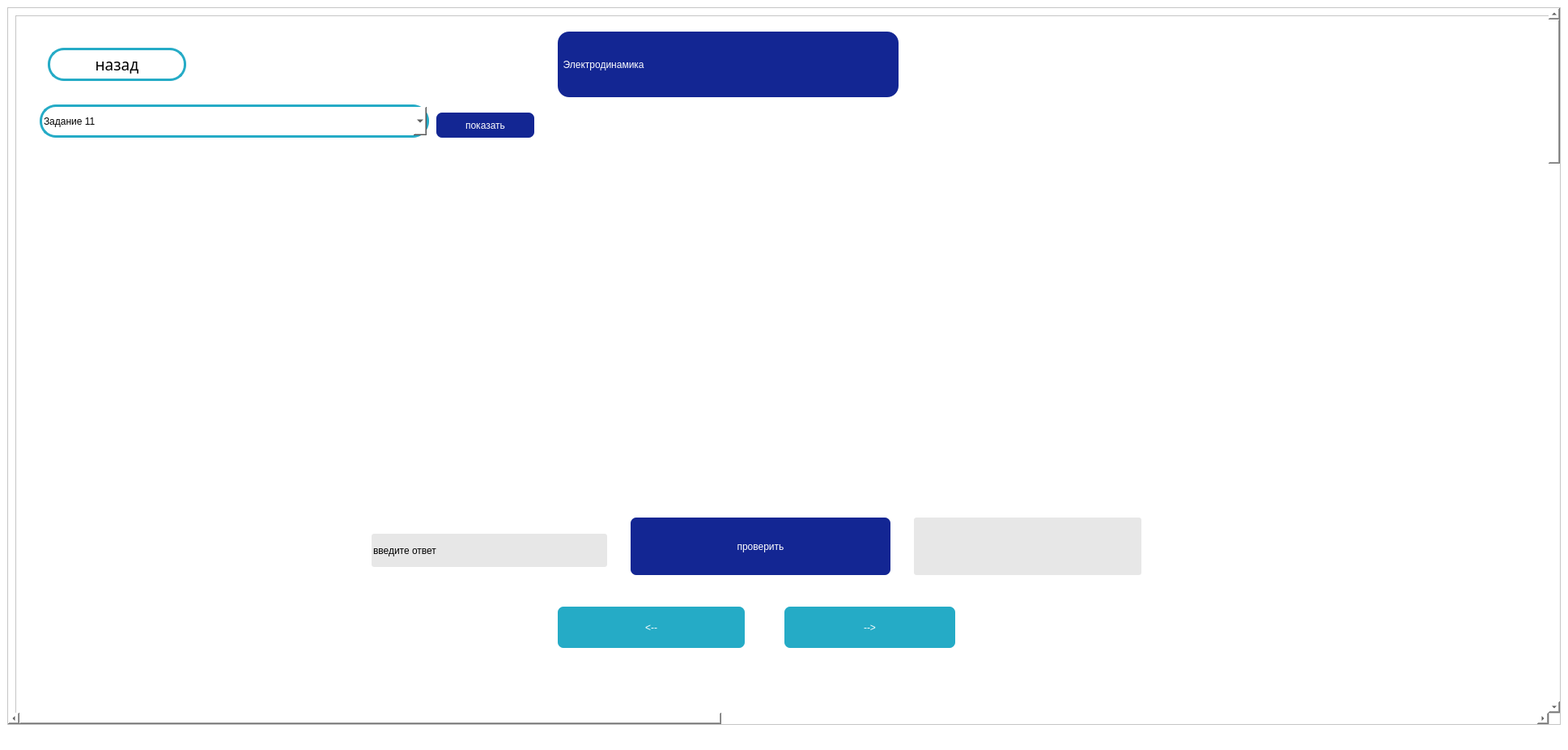
<?xml version="1.0" encoding="UTF-8"?>
<ui version="4.0">
 <class>MainWindow</class>
 <widget class="QMainWindow" name="MainWindow">
  <property name="geometry">
   <rect>
    <x>0</x>
    <y>0</y>
    <width>1937</width>
    <height>926</height>
   </rect>
  </property>
  <property name="windowTitle">
   <string>MainWindow</string>
  </property>
  <property name="styleSheet">
   <string notr="true">background-color: rgb(255, 255, 255);</string>
  </property>
  <widget class="QWidget" name="centralwidget">
   <property name="styleSheet">
    <string notr="true"/>
   </property>
   <layout class="QVBoxLayout" name="verticalLayout">
    <item>
     <widget class="QScrollArea" name="scrollArea">
      <property name="styleSheet">
       <string notr="true">QSCrollBar:vertical{
	boder:none;
	
	background-color: rgb(255, 239, 112);
	width: 14px;
	margin: 15px 0 15px 0;
	boder-radius: 0px;
}
QScrollBar::handle:vertical{
	background-color: rgb(86, 34, 103);
	min-height: 30px;
	border-radius: 7px;
}

QScrollBar::handle:vertical:hoverl{
	
	background-color: rgb(255, 85, 127);
}

QScrollBar::handle:vertical:pressed{
	
	background-color: rgb(55, 115, 255);
}

</string>
      </property>
      <property name="widgetResizable">
       <bool>true</bool>
      </property>
      <widget class="QWidget" name="scrollAreaWidgetContents">
       <property name="geometry">
        <rect>
         <x>0</x>
         <y>-450</y>
         <width>5018</width>
         <height>5018</height>
        </rect>
       </property>
       <layout class="QVBoxLayout" name="verticalLayout_2">
        <item>
         <widget class="QFrame" name="frame">
          <property name="minimumSize">
           <size>
            <width>5000</width>
            <height>5000</height>
           </size>
          </property>
          <property name="styleSheet">
           <string notr="true"/>
          </property>
          <property name="frameShape">
           <enum>QFrame::StyledPanel</enum>
          </property>
          <property name="frameShadow">
           <enum>QFrame::Raised</enum>
          </property>
          <widget class="QLabel" name="logoLabel">
           <property name="geometry">
            <rect>
             <x>250</x>
             <y>30</y>
             <width>281</width>
             <height>51</height>
            </rect>
           </property>
           <property name="text">
            <string/>
           </property>
          </widget>
          <widget class="QPushButton" name="backButton">
           <property name="geometry">
            <rect>
             <x>40</x>
             <y>40</y>
             <width>171</width>
             <height>41</height>
            </rect>
           </property>
           <property name="font">
            <font>
             <family>Sitka Text Semibold</family>
             <pointsize>14</pointsize>
             <weight>7</weight>
             <italic>false</italic>
             <bold>false</bold>
            </font>
           </property>
           <property name="styleSheet">
            <string notr="true">background-color: rgba(255, 255, 255);
color: rgb(0, 0, 0);
font: 63 14pt &quot;Sitka Text Semibold&quot;;
border-radius: 20px;

border-width:3px;
border-style: solid;
border-color: rgb(37, 171, 198);
</string>
           </property>
           <property name="text">
            <string>назад</string>
           </property>
          </widget>
          <widget class="QLabel" name="label">
           <property name="geometry">
            <rect>
             <x>670</x>
             <y>20</y>
             <width>421</width>
             <height>81</height>
            </rect>
           </property>
           <property name="styleSheet">
            <string notr="true">font: 63 30pt &quot;Sitka Text Semibold&quot;;
background-color: rgb(19, 38, 147);
color: rgb(255, 255, 255);
	border-radius: 14px;</string>
           </property>
           <property name="text">
            <string>  Электродинамика</string>
           </property>
          </widget>
          <widget class="QComboBox" name="comboBox">
           <property name="geometry">
            <rect>
             <x>30</x>
             <y>110</y>
             <width>481</width>
             <height>41</height>
            </rect>
           </property>
           <property name="styleSheet">
            <string notr="true">background-color: rgba(255, 255, 255);
color: rgb(0, 0, 0);
font: 63 14pt &quot;Sitka Text Semibold&quot;;
border-radius: 20px;

border-width:3px;
border-style: solid;
border-color: rgb(37, 171, 198);
</string>
           </property>
           <item>
            <property name="text">
             <string>Задание 11</string>
            </property>
           </item>
           <item>
            <property name="text">
             <string>Задание 12</string>
            </property>
           </item>
           <item>
            <property name="text">
             <string>Задание 13</string>
            </property>
           </item>
           <item>
            <property name="text">
             <string>Задание 14</string>
            </property>
           </item>
           <item>
            <property name="text">
             <string>Задание 15</string>
            </property>
           </item>
           <item>
            <property name="text">
             <string>Задание 18</string>
            </property>
           </item>
           <item>
            <property name="text">
             <string>Задание 21</string>
            </property>
           </item>
           <item>
            <property name="text">
             <string>Задание 23</string>
            </property>
           </item>
           <item>
            <property name="text">
             <string>Задание 25</string>
            </property>
           </item>
          </widget>
          <widget class="QPushButton" name="showButton">
           <property name="geometry">
            <rect>
             <x>520</x>
             <y>120</y>
             <width>121</width>
             <height>31</height>
            </rect>
           </property>
           <property name="styleSheet">
            <string notr="true">font: 63 14pt &quot;Sitka Text Semibold&quot;;
background-color: rgb(19, 38, 147);
color: rgb(255, 255, 255);
border-radius: 7px;</string>
           </property>
           <property name="text">
            <string>показать</string>
           </property>
          </widget>
          <widget class="QLabel" name="photoLabel">
           <property name="geometry">
            <rect>
             <x>980</x>
             <y>280</y>
             <width>681</width>
             <height>311</height>
            </rect>
           </property>
           <property name="text">
            <string/>
           </property>
          </widget>
          <widget class="QPushButton" name="returnButton">
           <property name="geometry">
            <rect>
             <x>670</x>
             <y>730</y>
             <width>231</width>
             <height>51</height>
            </rect>
           </property>
           <property name="styleSheet">
            <string notr="true">font: 63 14pt &quot;Sitka Text Semibold&quot;;
background-color: rgb(37, 171, 198);
color: rgb(255, 255, 255);
border-radius: 7px;</string>
           </property>
           <property name="text">
            <string>&lt;--</string>
           </property>
          </widget>
          <widget class="QPushButton" name="nextButton">
           <property name="geometry">
            <rect>
             <x>950</x>
             <y>730</y>
             <width>211</width>
             <height>51</height>
            </rect>
           </property>
           <property name="styleSheet">
            <string notr="true">font: 63 14pt &quot;Sitka Text Semibold&quot;;
background-color: rgb(37, 171, 198);
color: rgb(255, 255, 255);
border-radius: 7px;</string>
           </property>
           <property name="text">
            <string>--&gt;</string>
           </property>
          </widget>
          <widget class="QLabel" name="textLabel">
           <property name="geometry">
            <rect>
             <x>460</x>
             <y>270</y>
             <width>511</width>
             <height>321</height>
            </rect>
           </property>
           <property name="styleSheet">
            <string notr="true">background-color: rgba(255, 255, 255);
color: rgb(0, 0, 0);
border-color: rgb(255, 255, 255);
font: 63 22pt &quot;Sitka Text Semibold&quot;;</string>
           </property>
           <property name="text">
            <string/>
           </property>
           <property name="alignment">
            <set>Qt::AlignLeading|Qt::AlignLeft|Qt::AlignTop</set>
           </property>
          </widget>
          <widget class="QLineEdit" name="answerEdit">
           <property name="geometry">
            <rect>
             <x>440</x>
             <y>640</y>
             <width>291</width>
             <height>41</height>
            </rect>
           </property>
           <property name="styleSheet">
            <string notr="true">background-color: rgba(255, 255, 255);
color: rgb(0, 0, 0);
border-color: rgb(255, 255, 255);
font: 63 14pt &quot;Sitka Text Semibold&quot;;
background-color: rgba(194, 194, 194, 100);
border-radius: 3px;
</string>
           </property>
           <property name="text">
            <string>введите ответ</string>
           </property>
          </widget>
          <widget class="QPushButton" name="checkButton">
           <property name="geometry">
            <rect>
             <x>760</x>
             <y>620</y>
             <width>321</width>
             <height>71</height>
            </rect>
           </property>
           <property name="styleSheet">
            <string notr="true">font: 63 14pt &quot;Sitka Text Semibold&quot;;
background-color: rgb(19, 38, 147);
color: rgb(255, 255, 255);
border-radius: 7px;</string>
           </property>
           <property name="text">
            <string>проверить</string>
           </property>
          </widget>
          <widget class="QLabel" name="rightLabel">
           <property name="geometry">
            <rect>
             <x>1110</x>
             <y>620</y>
             <width>281</width>
             <height>71</height>
            </rect>
           </property>
           <property name="styleSheet">
            <string notr="true">background-color: rgba(255, 255, 255);
color: rgb(0, 0, 0);
border-color: rgb(255, 255, 255);
font: 63 14pt &quot;Sitka Text Semibold&quot;;
background-color: rgba(194, 194, 194, 100);
border-radius: 3px;
</string>
           </property>
           <property name="text">
            <string/>
           </property>
          </widget>
          <widget class="QLabel" name="numLabel">
           <property name="geometry">
            <rect>
             <x>310</x>
             <y>280</y>
             <width>121</width>
             <height>41</height>
            </rect>
           </property>
           <property name="styleSheet">
            <string notr="true">background-color: rgba(255, 255, 255);
color: rgb(0, 0, 0);
border-color: rgb(255, 255, 255);
font: 63 22pt &quot;Sitka Text Semibold&quot;;</string>
           </property>
           <property name="text">
            <string/>
           </property>
          </widget>
          <widget class="QLabel" name="decisionLabel">
           <property name="geometry">
            <rect>
             <x>510</x>
             <y>810</y>
             <width>841</width>
             <height>621</height>
            </rect>
           </property>
           <property name="text">
            <string/>
           </property>
          </widget>
          <widget class="QLabel" name="decisionLabell">
           <property name="geometry">
            <rect>
             <x>240</x>
             <y>820</y>
             <width>271</width>
             <height>51</height>
            </rect>
           </property>
           <property name="styleSheet">
            <string notr="true"/>
           </property>
           <property name="text">
            <string/>
           </property>
           <property name="alignment">
            <set>Qt::AlignCenter</set>
           </property>
          </widget>
          <zorder>logoLabel</zorder>
          <zorder>backButton</zorder>
          <zorder>label</zorder>
          <zorder>comboBox</zorder>
          <zorder>showButton</zorder>
          <zorder>returnButton</zorder>
          <zorder>nextButton</zorder>
          <zorder>textLabel</zorder>
          <zorder>photoLabel</zorder>
          <zorder>answerEdit</zorder>
          <zorder>checkButton</zorder>
          <zorder>rightLabel</zorder>
          <zorder>numLabel</zorder>
          <zorder>decisionLabel</zorder>
          <zorder>decisionLabell</zorder>
         </widget>
        </item>
       </layout>
      </widget>
     </widget>
    </item>
   </layout>
  </widget>
  <widget class="QMenuBar" name="menubar">
   <property name="geometry">
    <rect>
     <x>0</x>
     <y>0</y>
     <width>1937</width>
     <height>21</height>
    </rect>
   </property>
  </widget>
  <widget class="QStatusBar" name="statusbar"/>
 </widget>
 <resources/>
 <connections/>
</ui>
